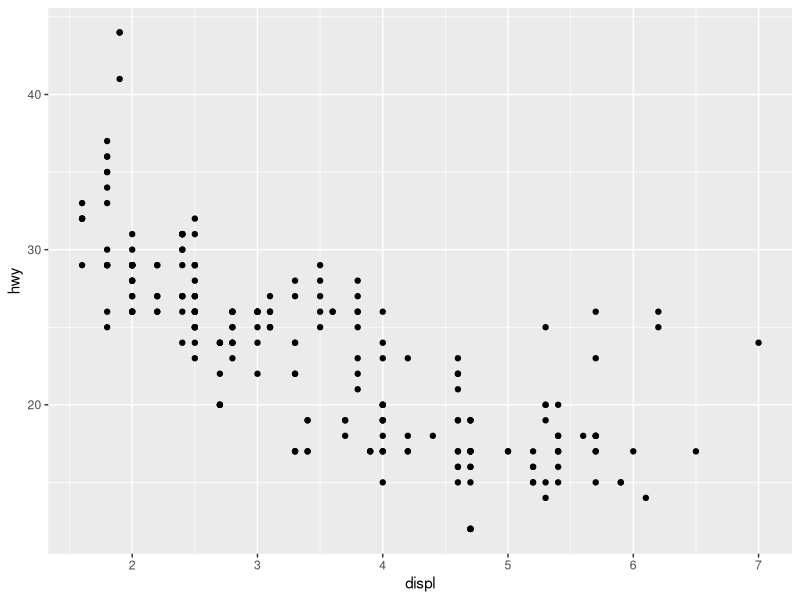
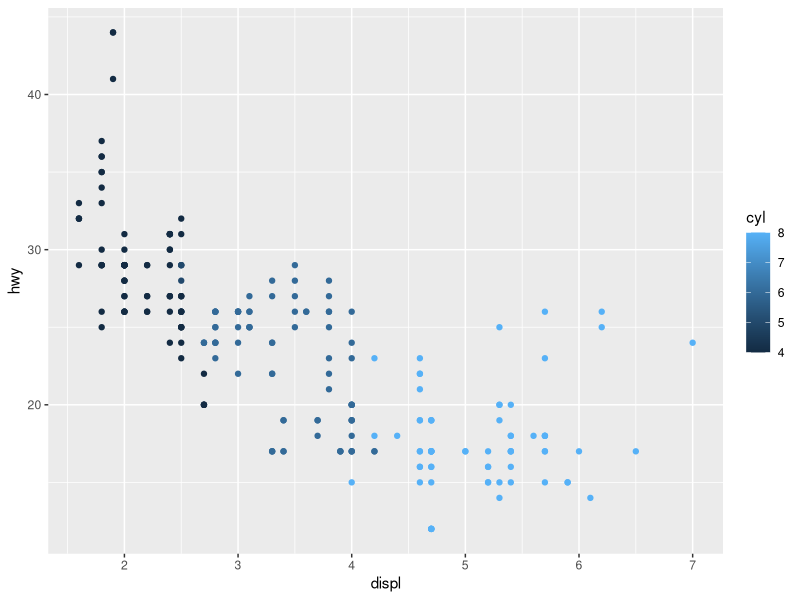
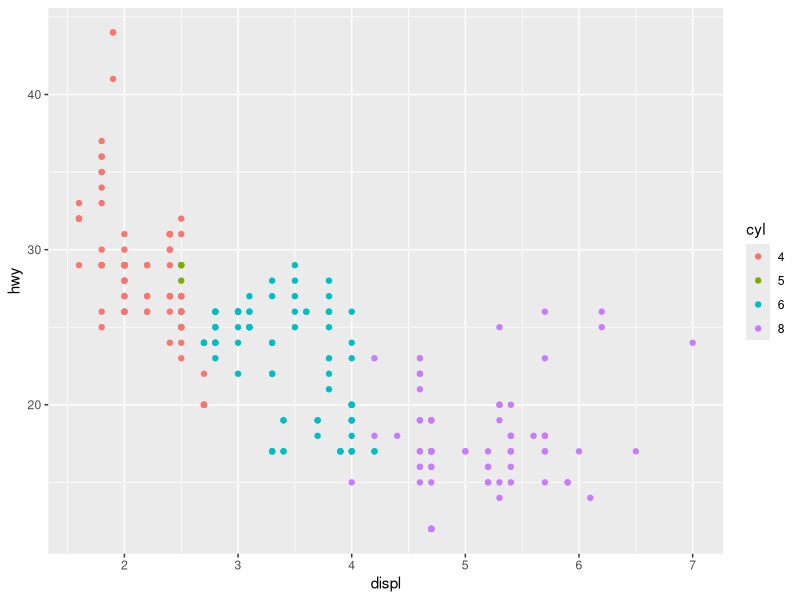
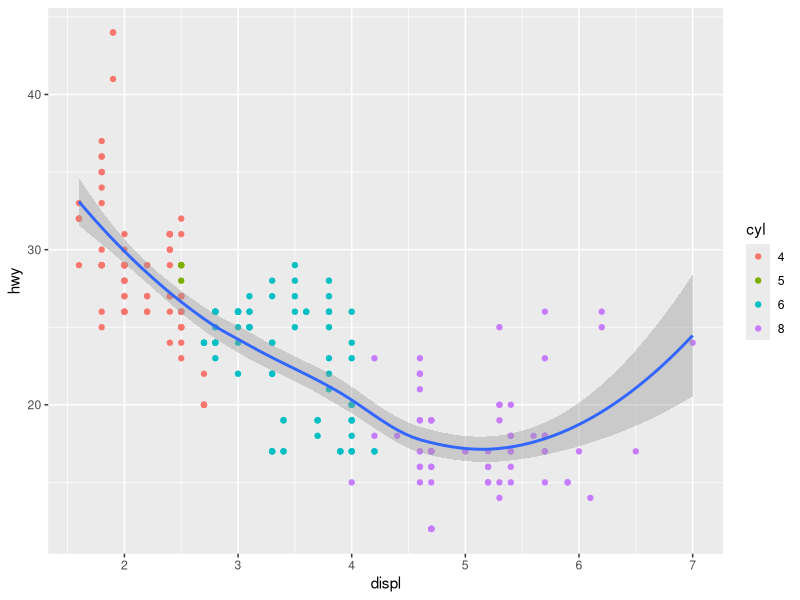
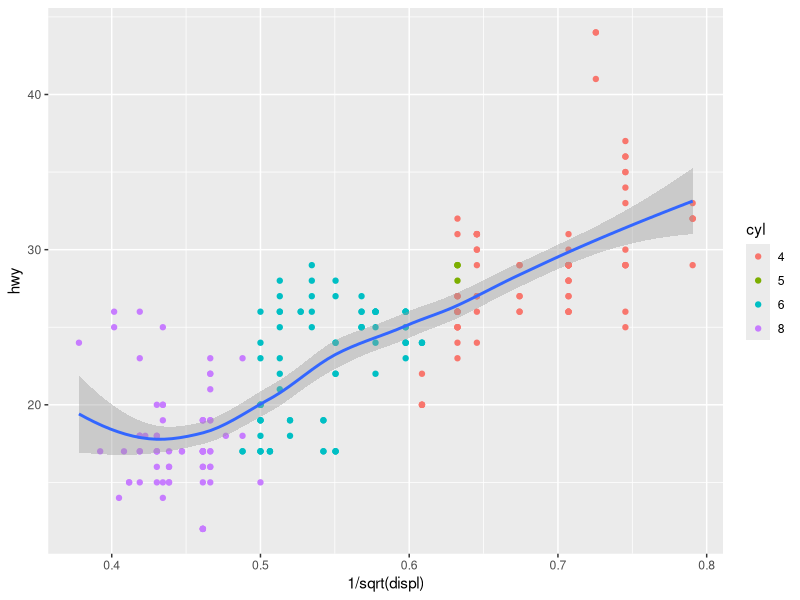
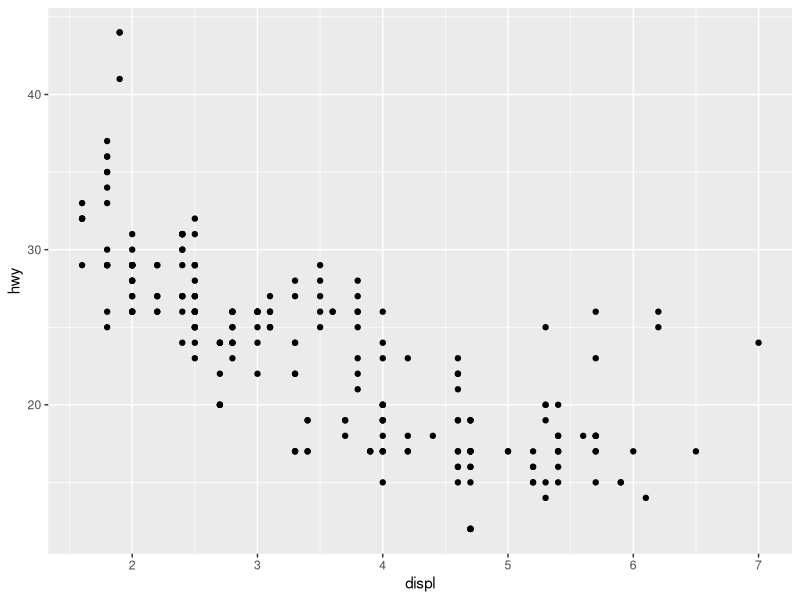

Generate these figures, in order, with R:
## ---- chunk 1
options(show.signif.stars = FALSE)
knitr::opts_chunk$set(tidy = FALSE) # turn off formatR's tidy
knitr::opts_chunk$set(fig.path="figures/", out.width="70%", fig.align = "center")
## ---- chunk 2
library(tidyverse)
## ---- chunk 3
mpg
## ---- chunk 4
ggplot(data = mpg, mapping = aes(x = displ, y = hwy)) + geom_point()
## ---- chunk 5
ggplot(data = mpg, mapping = aes(x = displ, y = hwy)) +
  geom_point(aes(color = cyl))
## ---- chunk 6
ggplot(data = mpg %>% mutate(cyl = factor(cyl)),
       aes(x = displ, y = hwy)) + geom_point(aes(color = cyl))
## ---- chunk 7
ggplot(mpg %>% mutate(cyl = factor(cyl)), aes(displ, hwy)) +
  geom_point(aes(color = cyl)) +
  geom_smooth()
## ---- chunk 8
fit <- lm(log(hwy) ~ log(displ), data = mpg) 
coef(fit)
## ---- chunk 9
ggplot(mpg %>% mutate(cyl = factor(cyl)),
       aes(1 / sqrt(displ), hwy)) +
  geom_point(aes(color = cyl)) +
  geom_smooth()
## ---- chunk 10
#ggplot(data = mpg)
mpg
ggplot(data = mpg, mapping = aes(x = displ, y = hwy)) + geom_point()
